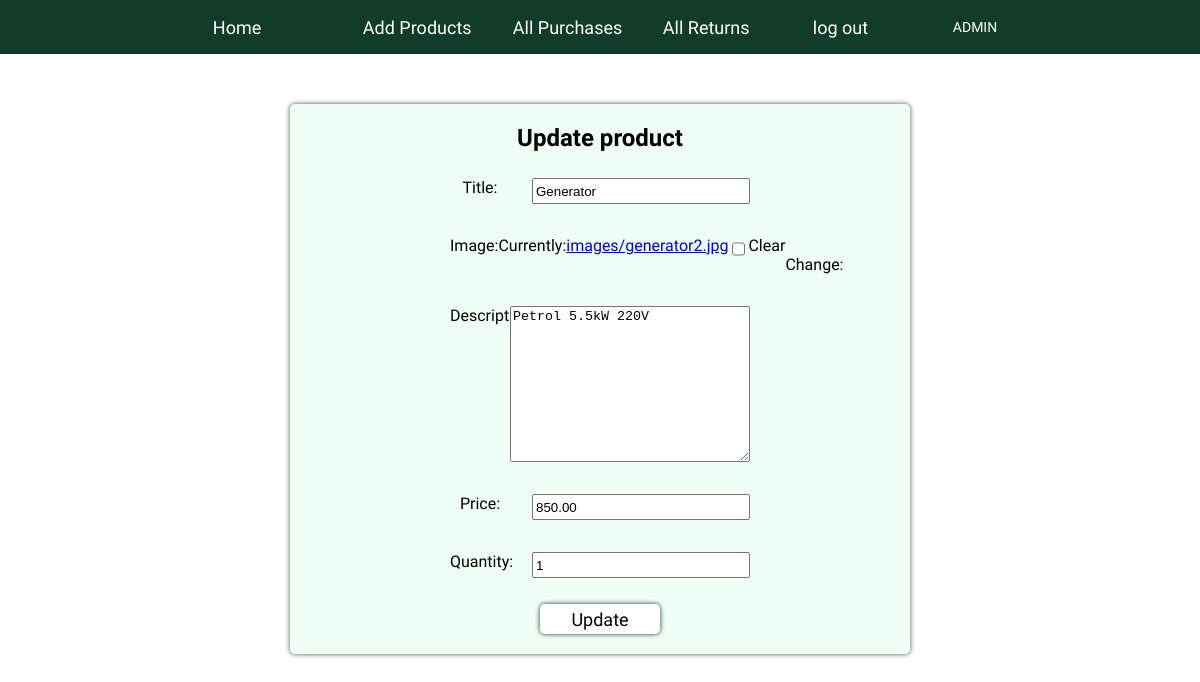
Page /update-product/1 (signed in) on the committed database.
### store/models.py (models this page shows, shortened)
class Product(models.Model):
    title = models.CharField(max_length=100)
    image = models.ImageField(upload_to='images', null=True, blank=True)
    description = models.TextField()
    price = models.DecimalField(max_digits=7, decimal_places=2)
    quantity = models.PositiveSmallIntegerField()
    class Meta:
        ordering = ['title']
        verbose_name = 'product'
        verbose_name_plural = 'products'

### store/views.py (the view)
# urls.py: path('update-product/<int:pk>', ProductUpdateView.as_view(), name='update_product'),
class ProductUpdateView(SuperuserRequiredMixin, UpdateView):
    model = Product
    fields = ['title', 'image', 'description', 'price', 'quantity']
    template_name = 'store/update_product.html'
    success_url = reverse_lazy('home')

### store/views.py (called while the page is built)
    def test_func(self):
        return self.request.user.is_superuser

### store/templates/store/update_product.html (shortened to what this page needs)
{% extends 'store/base.html' %}
{% block content %}
    <div class="main_form">
    <h2>Update product</h2>
    <form action="" method="post">
        {{ form.as_p }}
        <button type="submit">Update</button>
    </form>
    </div>
{% endblock %}

### store/static/store/css/style.css (style rules this page uses)
body { margin: 0; }
.main .main_form { display: flex; flex-wrap: wrap; flex-direction: column; width: 50%; font-family: Play, sans-serif; margin: 30px 0 0 0; padding: 10px; box-shadow: 0 0 5px #4c4c4f; border-radius: 5px; background: #effff5; }
.main .main_form > h2 { margin: 10px 0 10px 0; }
.main .main_form > form { display: flex; flex-direction: column; align-items: center; }
.main .main_form > form > p { display: flex; justify-content: space-between; width: 50%; }
.main .main_form > form > p > input { width: 70%; height: 20px; }
.main .main_form > form > p > label { width: 20%; }
.main .main_form > form > button { width: 20%; height: 30px; margin: 10px; border: none; box-shadow: 0 0 5px #103c28; border-radius: 5px; background: #ffff; font-size: 18px; font-family: Play, sans-serif; }

### rows in the picture
Product: title "Generator", description "Petrol 5.5kW 220V", price "850.00", quantity "1"
